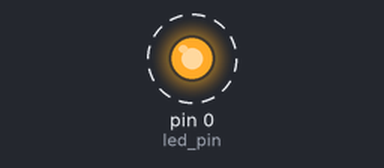
Bench run of a sketch on a simulated Arduino Uno, built with avr-gcc and run on an emulated ATmega328P. On the bench: output pins drawn as LEDs (lit = HIGH). Dashed ring = blinking.

Above: at 0.02 s.
Timing chart, 0 to 3.0 s (numbered marks = the images above):
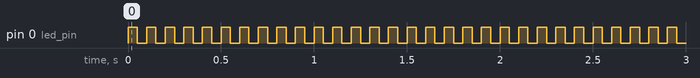

Measured:
- by itself, pin 0 (led_pin): alternates HIGH for 0.05 s and LOW for 0.05 s

The sketch:

sketch_feb20a.ino
```cpp
#define led_pin 0

void setup() {
  // put your setup code here, to run once:
  pinMode(led_pin, OUTPUT);
}

void loop() {
  // put your main code here, to run repeatedly:
  digitalWrite(led_pin, HIGH);
  delay(50);

  digitalWrite(led_pin, LOW);
  delay(50);
}
```
